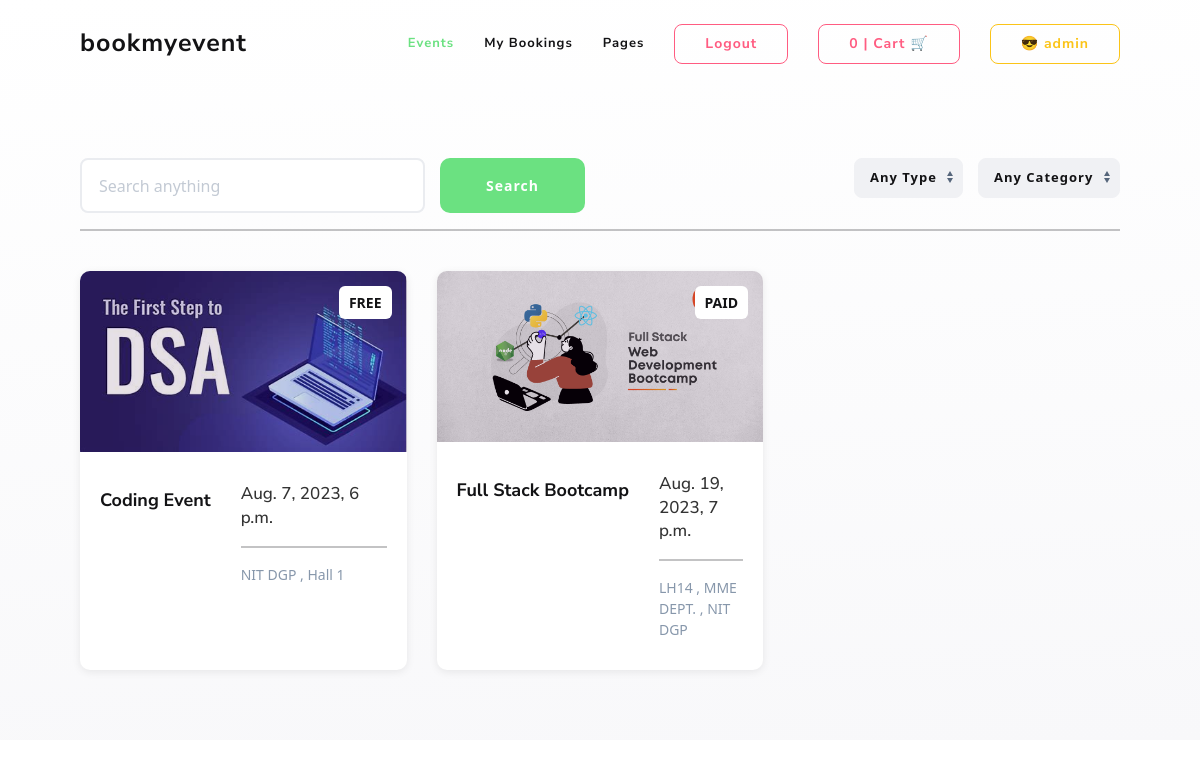
The app's page / (signed in) with its own data.
### app/models.py (models this page shows, shortened)
class Event_Details(models.Model):
    CATEGORY = (
        ('EDUCATIONAL','EDUCATIONAL'),
        ('SPORTS','SPORTS'),
        ('CAREER','CARRER'),
        ('SPIRITUAL','SPIRITUAL'),
        ('COMEDY','COMEDY'),
        ('CULTURAL','CULTURAL'),
        ('OTHERS','OTHERS'),
    )
    PRICE = (('FREE','FREE'),('PAID','PAID'))
    STATUS = (('Publish','Publish'),('Draft','Draft'))
    name = models.CharField(max_length=200)
    image = models.ImageField(upload_to='Event_images/img')
    date = models.DateTimeField()
    price_type = models.CharField(max_length=100,choices=PRICE, default='fixed')
    price = models.IntegerField(default='0')
    category = models.CharField(max_length=100,choices=CATEGORY, default='fixed')
    location = models.CharField(max_length=500)
    description = RichTextField(null=True)
    timings = RichTextField(null=True)
    main_guest = RichTextField(null=True)
    instruction = RichTextField(null=True)
    status = models.CharField(max_length=100,choices=STATUS,default='fixed')

### app/views.py (the view)
# urls.py: 2. Add a URL to urlpatterns:  path('', views.home, name='home')
def home(request):
    details = Event_Details.objects.filter(status='Publish')
    context = {
        'details' : details,
    }
    return render(request,'home.html',context)

### template/home.html (shortened to what this page needs)
{% extends 'base.html' %}
{% load static %}
{% block main-content %}
<div class="uk-section">
  <div class="uk-container">
    <div class="uk-child-width-1-2@m" data-uk-grid>
      <div>
        <form class="uk-search uk-search-default uk-width-1-1" action="{% url 'search' %}" method="get">
          <div class="uk-grid-small" data-uk-grid>
            <div class="uk-width-expand">
              <input class="uk-input uk-form-large uk-border-rounded-medium" type="search" placeholder="Search anything" name="query" id="query">
            </div>
            <div class="uk-width-auto">
              <button class="uk-button uk-button-large uk-button-primary">Search</button>
            </div>
          </div>
        </form>
      </div>
      <div>
        <div class="uk-grid-small uk-child-width-auto@m uk-flex uk-flex-right" data-uk-grid>
          <div>
            <select class="uk-select uk-select-light">
              <option>Any Type</option>
            </select>
          </div>
          <div>
            <select class="uk-select uk-select-light">
              <option>Any Category</option>
            </select>
          </div>
        </div>
      </div>
    </div>
    <hr class="uk-button-secondary">
      <div class="uk-child-width-1-2@s uk-child-width-1-3@m uk-grid-match uk-margin-medium-top" data-uk-grid>
        {% for x in details %}
        <div>
          <div class="uk-card uk-card-small uk-card-default uk-card-hover uk-border-rounded-large uk-overflow-hidden">
            <div class="uk-card-media-top uk-inline uk-light">
              <img src="/{{x.image}}">
              <div class="uk-position-cover uk-overlay-xlight"></div>
              <div class="uk-position-small uk-position-top-right">
                <span class="uk-label uk-text-bold uk-text-price">{{x.price_type}}</span>
              </div>
            </div>
            <div class="uk-card-body">
              <div data-uk-grid>
                <div class="uk-width-auto uk-text-center">
                  <span class="uk-display-block uk-h4 uk-margin-xsmall-top">{{x.name}}</span>
                </div>
                <div class="uk-width-expand">
                  <h3 class="uk-card-title">{{x.date}}</h3>
                  <hr class="uk-button-secondary">
                  <p class="uk-text-muted uk-text-small">{{x.location}}</p>
                </div>
              </div>
            </div>
            <a href="{% url 'EventDescription' x.id %}" class="uk-position-cover"></a>
          </div>
        </div>
        {% endfor %}
    </div>
  </div>
{% endblock main-content %}

### template/base.html (shortened to what this page needs)
{% load static %}
<!DOCTYPE html>
<html lang="en-gb" dir="ltr">
<head>
  <link rel="stylesheet" href="{% static 'app/css/main.css' %}" />
  <link href="https://cdn.jsdelivr.net/npm/bootstrap@5.3.0/dist/css/bootstrap.min.css" rel="stylesheet">
</head>
<body class="uk-background-body">
    <header id="header">
        <div data-uk-sticky="animation: uk-animation-slide-top; sel-target: .uk-navbar-container; cls-active: uk-navbar-sticky; cls-inactive: uk-navbar-transparent ; top: #header">
          <nav class="uk-navbar-container uk-letter-spacing-small uk-text-bold">
            <div class="uk-container">
              <div class="uk-position-z-index" data-uk-navbar>
                <div class="uk-navbar-left">
                  <a class="uk-navbar-item uk-logo" href="{% url 'home' %}">bookmyevent</a>
                </div>
                <div class="uk-navbar-right">
                  <ul class="uk-navbar-nav uk-visible@m" data-uk-scrollspy-nav="closest: li; scroll: true; offset: 80">
                    <li class="uk-active"><a href="{% url 'home' %}">Events</a></li>
                    <li ><a href="#">My Bookings</a></li>
                    <li >
                      <a href="#">Pages</a>
                    </li>
                  </ul>
                  {% if user.is_authenticated %}
                  <div class="uk-navbar-item">
                    <div><a class="uk-button uk-button-danger-outline" href="{% url 'User_Logout' %}">Logout</a></div>
                  </div>
                  {% else %}
                  <div class="uk-navbar-item">
                    <div><a class="uk-button uk-button-primary-outline" href="{% url 'User_Register' %}">Sign In</a></div>
                  </div>
                  {% endif %}
                  <div class="uk-navbar-item">
                    <div><a class="uk-button uk-button-danger-outline" href="{% url 'cart_detail' %}">{{request.session.cart|length}} | Cart 🛒</a>
                 </div> </div>
                 <div class="uk-navbar-item">
                  <div><button class="uk-button uk-button-warning-outline" href="#">😎 {{request.user}}</button>
               </div> </div>
                </div>
              </div>
            </div>
          </nav>
        </div>
    </header>
{% block main-content %}{% endblock main-content %}
</body>
</html>

### records on screen
Event_Details: image (picture), price_type "FREE", name "Coding Event", date "Aug. 7, 2023, 6 p.m.", location "NIT DGP , Hall 1"
Event_Details: image (picture), price_type "PAID", name "Full Stack Bootcamp", date "Aug. 19, 2023, 7 p.m.", location "LH14 , MME DEPT. , NIT DGP"

### other values on screen
{{ request.session.cart|length }} "0"
{{ request.user }} "admin"
